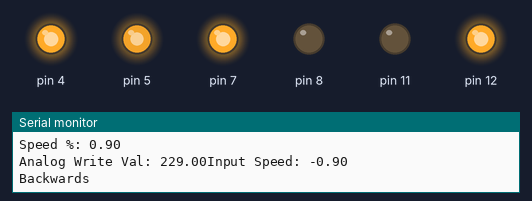
Bench run of a sketch on a simulated Arduino Uno, built with avr-gcc and run on an emulated ATmega328P. Parts: output pins drawn as LEDs (lit = HIGH), the last lines printed to the serial monitor.

Above: at 0.1 s.
At 0.6 s:
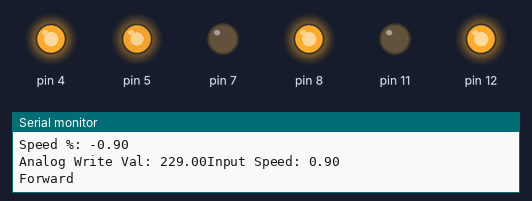
At 1.8 s:
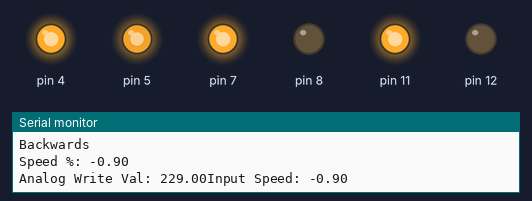
Timing chart, 0 to 3.3 s (numbered marks = the images above):
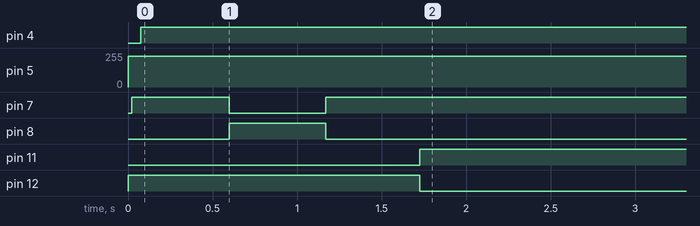

Measured:
- by itself, pin 4: LOW → HIGH at 0.08 s
- by itself, pin 5: 0/255 → 229/255 at 0.00 s
- by itself, pin 7: LOW → HIGH at 0.02 s, → LOW 0.57 s later, → HIGH 0.57 s later
- by itself, pin 8: LOW → HIGH at 0.60 s, → LOW 0.57 s later
- by itself, pin 11: LOW → HIGH at 1.7 s
- by itself, pin 12: LOW → HIGH at 0.00 s, → LOW 1.7 s later

The sketch:

MicromouseCode.ino
```cpp
#include "Macros.h"

#define IwantBoba
//ControllerTest
//AccelerometerTest
//EncoderTest
//MotorTest
//BobaTime
//IwantBoba

/*--------------------------------------------------------------------------------------------------------------------------------------*/


#ifdef IwantBoba

#include "Motor.cpp"

// M1R M1F M1E
Motor motorL(8,7,4);
Motor motorR(12,11,5);

bool done = false;

void setup() {
  Serial.begin(9600);
}


void loop() {

  if(!done){
    motorR.update(.9);
    motorL.update(-.9);

    delay(500);

    motorR.update(.9);
    motorL.update(.9);

    delay(500);

    motorR.update(.9);
    motorL.update(-.9);

    delay(500);

    motorR.update(-.9);
    motorL.update(-.9);

    delay(500);

    done = true;
  }
}

#endif


#ifdef BobaTime

#include "Controller.cpp"

Controller rightWheel(.01, 0, 2, 15, 12, 11, 5);// float kp, float ki, uint8_t encPin1, uint8_t encPin2, int mPin1, int mPin2, int mpwm
Controller leftWheel(.01, 0, 16, 17, 8, 7, 4);

int state = 0;

bool rightDone = false;
bool leftDone = false;

void setup() {
  Serial.begin(9600);
  Serial.flush()
  delay(1000)

  rightWheel.init();
  leftWheel.init();

  Serial.println("Starting State 0");
}

// Steps to get boba
// 1. Move forward 18 cm (734 encoder ticks)
// 2. Turn left some amount
// 3. Forward 18 cm (734 encoder ticks)
// 4. Turn right some amount

void loop() {

  delay(PROGRAM_DELAY_MS);

  if(state == 0){
    if(!rightDone){
      rightDone = rightWheel.update(700);
    }
    if(!leftDone){
      leftDone = leftWheel.update(-700);
    }

    if(leftDone && rightDone){
      rightDone = false;
      leftDone = false;
      state++;
      rightWheel.reset();
      leftWheel.reset();
      Serial.println("State 0 Finished");
      Serial.println();
      Serial.println("Starting State 1");
    }
  }

  /*if(state == 1){
    if(!rightDone){
      rightDone = rightWheel.update(734);
    }
    if(!leftDone){
      leftDone = leftWheel.update(734);
    }

    if(leftDone && rightDone){
      rightDone = false;
      leftDone = false;
      state++;
      rightWheel.reset();
      leftWheel.reset();
      Serial.println("State 1 Finished");
      Serial.println();
      Serial.println("Starting State 2");
    }
  }

  if(state == 2){
    if(!rightDone){
      rightDone = rightWheel.update(734);
    }
    if(!leftDone){
      leftDone = leftWheel.update(-734);
    }

    if(leftDone && rightDone){
      rightDone = false;
      leftDone = false;
      state++;
      rightWheel.reset();
      leftWheel.reset();
      Serial.println("State 2 Finished");
      Serial.println();
      Serial.println("Starting State 3");
    }
  }

  if(state == 3){
    if(!rightDone){
      rightDone = rightWheel.update(-734);
    }
    if(!leftDone){
      leftDone = leftWheel.update(-734);
    }

    if(leftDone && rightDone){
      rightDone = false;
      leftDone = false;
      state++;
      rightWheel.reset();
      leftWheel.reset();
      Serial.println("State 3 Finished");
    }
  }*/
}

#endif


#ifdef MotorTest

#include "Motor.cpp"
#include <Encoder.h>

//for our future reference
//IR sensors...
//T1~4 is from left to right of mouse (clockwise)
//T1-21 LeftLeft
//T2-20 FrontLeft
//T3-19 FrontRight
//T4-18 RightRight

const int irPinLL = 21;
const int irPinFL = 20;
const int irPinFR = 19;
const int irPinRR = 18;

//LEDs...
//L1 is outer, L2 is inner
//L1-0
//L2-1

const int ledPin1 = 0;
const int ledPin2 = 1;

//Encoders...
//ENC1 is left, ENC2 is right
//ENC1A-16
//ENC1B-17
//ENC2A-2
//ENC2B-15

//format
//ENC1A, ENC1B
Encoder leftEncoder(16,17);
Encoder rightEncoder(2,15);

//Motors...
//1 is left, 2 is right
//M1R-8
//M1F-7
//M1E-4
//M2R-12
//M2F-11
//M2E-5

//format
// M1R M1F M1E
Motor motorL(8,7,4);
Motor motorR(12,11,5);
//builtinLED - 11


//Switches...
//1 is back, 2 is front
//S1-13
//S2-14
//
//Buzzer...
//BZ-3
//
//Unused pins...
//6
//9
//10
//13
//14


const int d = 10; //unknown

int ir1 = 0; //unknown
int ir2 = 0; //unknown

unsigned int prevIR = 0;
unsigned int currIR = 0;

unsigned long time;


bool stop = false;

void setup() {
  pinMode(ledPin1, OUTPUT);
  pinMode(ledPin2, OUTPUT);
//  pinMode(12, OUTPUT); //because LED PIN
  time = millis();
  Serial.begin(9600);
}

void loop() {
  digitalWrite(ledPin1, HIGH);
  digitalWrite(ledPin2, HIGH);
//  digitalWrite(12, LOW);

//  Serial.println("Running Motor...");


  long oldPosition  = -999;
  long newPosition = rightEncoder.read();
  if (newPosition != oldPosition) {
    oldPosition = newPosition;
    Serial.print("Encoders: ");
    Serial.print(leftEncoder.read());
    Serial.print(" ");
    Serial.println(newPosition);
  }


/*   currIR = analogRead(irPinFL);
  if (currIR != prevIR)
  {
    Serial.print("IR Value: ");
    Serial.println(currIR);
    prevIR = currIR;
  } */

  // IR is unreliable right now, so 900 is a good threshhold as it varies 920-980 at start
  if(leftEncoder.read() > 1400){
    stop = true;
    Serial.println("stop condition reached by encoder");
  }

//  if (currIR < 800 && time-millis() > 11000){
//    stop=true;
//    Serial.println("stop condition reached by ir");
//  }

  if(stop){
    motorL.update(0);
    motorR.update(0);
  }
  else{
    motorL.update(-1);
    motorR.update(1);
  }

  delay(PROGRAM_DELAY_MS);

}

#endif


/*--------------------------------------------------------------------------------------------------------------------------------------*/


#ifdef ControllerTest
#include "Controller.cpp"

Controller motor1(.01,.01,1,2,3,4,5);

void setup() {

}

void loop() {


  motor1.update(100);
  delay(PROGRAM_DELAY_MS);
}
#endif


/*--------------------------------------------------------------------------------------------------------------------------------------*/


#ifdef AccelerometerTest
#include "I2Cdev.h"
#include "MPU6050.h"

#if I2CDEV_IMPLEMENTATION == I2CDEV_ARDUINO_WIRE
    #include "Wire.h"
#endif

// class default I2C address is 0x68
// specific I2C addresses may be passed as a parameter here
// AD0 low = 0x68 (default for InvenSense evaluation board)
// AD0 high = 0x69
MPU6050 accelgyro;
//MPU6050 accelgyro(0x69); // <-- use for AD0 high

//int16_t ax, ay, az;
//int16_t gx, gy, gz;


// uncomment "OUTPUT_READABLE_ACCELGYRO" if you want to see a tab-separated
// list of the accel X/Y/Z and then gyro X/Y/Z values in decimal. Easy to read,
// not so easy to parse, and slow(er) over UART.
// #define OUTPUT_READABLE_ACCELGYRO

// uncomment "OUTPUT_BINARY_ACCELGYRO" to send all 6 axes of data as 16-bit
// binary, one right after the other. This is very fast (as fast as possible
// without compression or data loss), and easy to parse, but impossible to read
// for a human.
//#define OUTPUT_BINARY_ACCELGYRO


//#define LED_PIN 13
//bool blinkState = false;

void setup() {
    // join I2C bus (I2Cdev library doesn't do this automatically)
    #if I2CDEV_IMPLEMENTATION == I2CDEV_ARDUINO_WIRE
        Wire.begin();
    #elif I2CDEV_IMPLEMENTATION == I2CDEV_BUILTIN_FASTWIRE
        Fastwire::setup(400, true);
    #endif

    // initialize serial communication
    // (38400 chosen because it works as well at 8MHz as it does at 16MHz, but
    // it's really up to you depending on your project)
    Serial.begin(38400);

    // initialize device
    Serial.println("Initializing I2C devices...");
    accelgyro.initialize();

    // verify connection
    Serial.println("Testing device connections...");
    Serial.println(accelgyro.testConnection() ? "MPU6050 connection successful" : "MPU6050 connection failed");

    // configure Arduino LED pin for output
    //pinMode(LED_PIN, OUTPUT);
}

void loop() {
  // put your main code here, to run repeatedly:
  Serial.print("gyroX: ");
  Serial.println(accelgyro.getRotationX());

  Serial.print("gyroY: ");
  Serial.println(accelgyro.getRotationY());

  Serial.print("gyroZ: ");
  Serial.println(accelgyro.getRotationZ());


  Serial.print("accelX: ");
  Serial.println(accelgyro.getAccelerationX());

  Serial.print("accelY: ");
  Serial.println(accelgyro.getAccelerationY());

  Serial.print("accelZ: ");
  Serial.println(accelgyro.getAccelerationZ());
}

#endif


/*--------------------------------------------------------------------------------------------------------------------------------------*/


#ifdef EncoderTest

#include <Encoder.h>
Encoder leftEncoder(6,7);
//Encoder rightEncoder(3,4);

void setup() {
  // put your setup code here, to run once:
}

void loop() {
  // put your main code here, to run repeatedly:
  Serial.print("Left Encoder: ");
  Serial.println(leftEncoder.read());
  //Serial.print("Right Encoder: ");
  //Serial.println(rightEncoder.read());
}
#endif
```

Controller.cpp
```cpp
#include "Macros.h"

#include <Encoder.h>
#include "PID.cpp"
#include "Motor.cpp"
#include "Arduino.h"

class Controller{
private:
  Encoder encoder;
  PID pidController;
  Motor dcMotor;
  int32_t _oldSensorValue;
  int _mp;
  int _encVal;

public:
  Controller(float kp, float ki, uint8_t encPin1, uint8_t encPin2, int mPin1, int mPin2, int mpwm):encoder(encPin1,encPin2), pidController(kp, ki), dcMotor(mPin1,mPin2,mpwm){
    //_setPoint = 0;
    //_speed = 0;
    _oldSensorValue = 0;
    _mp = mPin1;
    _encVal = 0;
  }

  /*void setSetPoint(int setPoint){
    _setPoint = setPoint;
  }*/

  void init(){
    encoder.read();
    encoder.read();
    encoder.read();
    encoder.read();
    encoder.read();
    reset();
  }

  // setpoint: encoder ticks / second
  // encoder: 12 ticks / revolution of motor
  // motor gear ration: 29.86:1
  // motor output: 29.86 * 12 = 358.32 ticks / revolution of wheel
  // 734.59 ticks / 18 cm (1 square)
  bool update(int setPoint = 0){
    //dcMotor.update(pidController.correction(setPoint - (encoder.read() - _oldSensorValue)/PROGRAM_DELAY_SEC));

    //_encVal = _encVal + SIGN(abs(_encVal) - abs(encoder.read()));
    int error = setPoint - _encVal;


    dcMotor.update(pidController.correction(error));
    _oldSensorValue = abs(error);


    if(DEBUG){
      Serial.println();

      Serial.println("--------------------------------------------------------");
      Serial.print("Motor Pin: ");
      Serial.println(_mp);

      Serial.print("Encoder Val: ");
      Serial.println(_encVal);

      Serial.print("Error: ");
      Serial.println(error);

      Serial.print("abs(error): ");
      Serial.println(_oldSensorValue);
      Serial.println("--------------------------------------------------------");

      Serial.println();

    }

    if(_oldSensorValue < 20){
      return true;
    }

    return false;
  }

  void reset(){
    pidController.reset();
    encoder.write(0);
    dcMotor.update(0);

    //_setPoint = 0;
    //_speed = 0;
  }

private:

};
```

DriveBase.cpp
```cpp
#include "Macros.h"
#include "Controller.cpp"


//board: 6cm x 7.5cm
//wheels: 2.79cm diameter; 1.27cm wide
//wheel location on board:
//Calculation hell
class DriveBase{
private:
  Controller leftMotor;
  Controller rightMotor;

public:
  DriveBase():leftMotor(0.1,0.1,1,2,3,4,5), rightMotor(0.1,0.1,6,7,8,9,10){

  }

  bool forward(float squares){
    return true;
  }

  // lr: which way to turn relative to micromouse
  //    true: right
  //    false: left
  // ud: which way to turn relative to micromouse
  //    true: right
  //    false: left
  bool diagonal(float squares, bool lr, bool ud){
    return true;
  }

  // lr: which way to turn relative to micromouse
  //    true: right
  //    false: left
  bool pointTurn(bool lr){
    return true;
  }

  // lr: which way to turn relative to micromouse
  //    true: right
  //    false: left
  bool arcTurn(bool lr){
    return true;
  }

  bool fullTurn(){
    return true;
  }

private:
  float arcLength(float radius, int deg = 90){
    return 2*M_PI*radius*(deg/360.0);
  }

};
```

Macros.h
```cpp
#define PROGRAM_DELAY_SEC (0.1)
#define PROGRAM_DELAY_MS (PROGRAM_DELAY_SEC*1000)

#define MOTOR_GRADIENT (1)
#define PID_INTEGRAL_DECAY_CONST (0.9)

//#define M_PI (3.14159265359)
#define SQUARE_DIM_CM (18)

#define MICROMOUSE_WIDTH_CM (6)
#define MICROMOUSE_LENGTH_CM (7.5)
#define WHEEL_CIRCUMFERENCE_CM (8.78)


//#define SIGN(int val){(val >= 0 ? 1 : -1)}

//Debug
#define DEBUG (true)
```

Motor.cpp
```cpp
#include "Macros.h"
#include "Arduino.h"

class Motor{
private:
  int _speed;
  const int _polarity1;
  const int _polarity2;
  const int _pwm;

  int sign(int val){
    if(val < 0){
      return -1;
    }
    return 1;
  }

public:
  Motor(int p1, int p2, int pwm): _polarity1(p1), _polarity2(p2), _pwm(pwm){
    _speed = 0;

    pinMode(_pwm,OUTPUT) ;   //we have to set PWM pin as output
    pinMode(_polarity1,OUTPUT) ;  //Logic pins are also set as output
    pinMode(_polarity2,OUTPUT) ;
  }

  void update(float speed){
    if(DEBUG){
      Serial.print("Input Speed: ");
      Serial.println(speed);
    }

    if(speed > 1){
      speed = 1;
    }
    else if(speed < -1){
      speed = -1;
    }

    /*int diff = _speed - (int)(speed * 255);

    // Handle gradient
    if(diff != 0){
      if(abs(diff) > MOTOR_GRADIENT){
        _speed += sign(diff)*MOTOR_GRADIENT;
      }
      else{
        _speed += diff;
      }
    }

    Serial.print("Speed: ");
    Serial.println(_speed);*/

    if(speed > 0){
      digitalWrite(_polarity1,HIGH);
      digitalWrite(_polarity2,LOW);
      Serial.println("Forward");
    }
    else if(speed < 0){
      digitalWrite(_polarity1,LOW);
      digitalWrite(_polarity2,HIGH);
      Serial.println("Backwards");
    }
    else{
      digitalWrite(_polarity1,LOW);
      digitalWrite(_polarity2,LOW);
      Serial.println("Stop");
    }

//    analogWrite(_pwm,abs(_speed));

//    digitalWrite(_polarity1,LOW);
//    digitalWrite(_polarity2,HIGH);


    if(DEBUG){
      Serial.print("Speed %: ");
      Serial.println(speed);
    }

    speed = abs((int)(speed * 255));


    if(DEBUG){
      Serial.print("Analog Write Val: ");
      Serial.print(speed);
    }

    analogWrite(_pwm,speed);

  }
};


/*
const int pwm = 2 ;  //initializing pin 2 as pwm
const int in_1 = 8 ;
const int in_2 = 9 ;

//For providing logic to L298 IC to choose the direction of the DC motor

void setup()
{
pinMode(pwm,OUTPUT) ;   //we have to set PWM pin as output
pinMode(in_1,OUTPUT) ;  //Logic pins are also set as output
pinMode(in_2,OUTPUT) ;
}

void loop()
{
//For Clock wise motion , in_1 = High , in_2 = Low

digitalWrite(in_1,HIGH) ;
digitalWrite(in_2,LOW) ;
analogWrite(pwm,255) ;

setting pwm of the motor to 255
we can change the speed of rotaion
by chaning pwm input but we are only
using arduino so we are using higest
value to driver the motor

//Clockwise for 3 secs
delay(3000) ;

//For brake
digitalWrite(in_1,HIGH) ;
digitalWrite(in_2,HIGH) ;
delay(1000) ;

//For Anti Clock-wise motion - IN_1 = LOW , IN_2 = HIGH
digitalWrite(in_1,LOW) ;
digitalWrite(in_2,HIGH) ;
delay(3000) ;

//For brake
digitalWrite(in_1,HIGH) ;
digitalWrite(in_2,HIGH) ;
delay(1000) ;
 }

*/
```

PID.cpp
```cpp
#include "Macros.h"

class PID
{
private:
  int _prevError;
  float _intgError;
  const float _kp;
  const float _ki;
  //float _kd;

public:
  PID(const float kp, const float ki): _kp(kp), _ki(ki){
    //_kd = kd;
    _prevError = 0;
    _intgError = 0;
  }

  float correction(int error){
    float correction = calculateP(error);// + caculateI(error);
    _prevError = error;
    return correction;
  }

  void reset(){
    _prevError = 0;
    _intgError = 0;
  }
private:

  float calculateP(int error){
    return error * _kp;
  }

  float caculateI(int error){
    _intgError += (_prevError - error) * PROGRAM_DELAY_SEC;
    float temp = _intgError;
    _intgError *= PID_INTEGRAL_DECAY_CONST;
    return temp * _ki;
  }

  /*float calculateD(int error){
    return ((error - _prevError)/.02) * _kd;
  }*/
};
```
